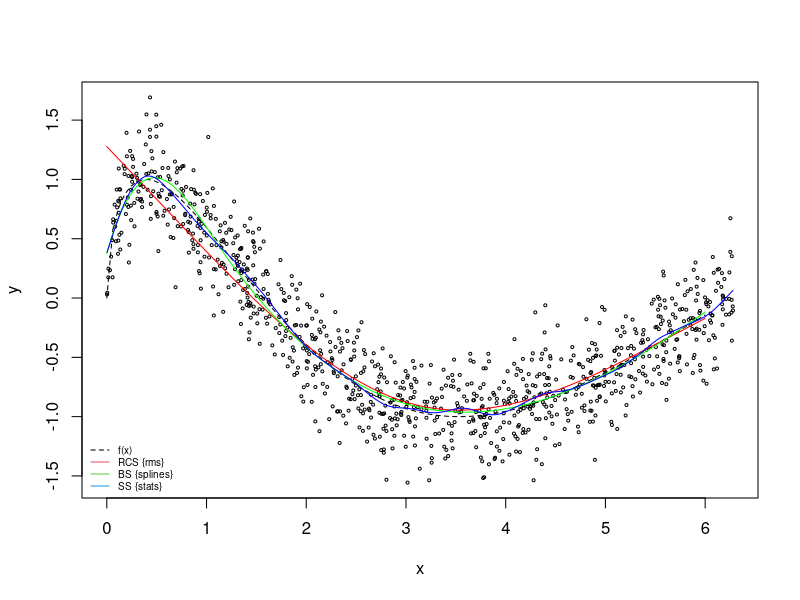

R code for this plot:
# Time-stamp: <2010-08-09 12:10:54 chl>

#
# Some illustrations of splines fitting.
#
# The example used throughout this script comes from
# Kooperberg & LeBlanc, Multivariate Nonparametric Regression,
# in _High-Dimensional Data Analysis in Cancer Research_
# (Ed. X. Li and R. Xu), Chapter 3, p. 45.
#

library(rms)
library(splines)
set.seed(101)
f <- function(x) sin(sqrt(2*pi*x))
n <- 1000
x <- runif(n, 0, 2*pi)
sigma <- rnorm(n, 0, 0.25)
y <- f(x) + sigma
plot(x, y, cex=.4)
curve(f, 0, 6, lty=2, add=TRUE)
# restricted cubic spline, 3 knots (2 Df)
lm0 <- lm(y~rcs(x,3))
lines(seq(0,6,length=1000), 
      predict(lm0,data.frame(x=seq(0,6,length=1000))),
      col="red")
# use B-spline and a single knot at x=1.13 (4 Df)
lm1 <- lm(y~bs(x, knots=1.13))
lines(seq(0,6,length=1000),
      predict(lm1,data.frame(x=seq(0,6,length=1000))), 
      col="green")
# cross-validated smoothed spline (approx. 20 Df)
xy.spl <- smooth.spline(x, y, cv=TRUE)
lines(xy.spl, col="blue")
legend("bottomleft", c("f(x)","RCS {rms}","BS {splines}","SS {stats}"), 
       col=1:4, lty=c(2,rep(1,3)),bty="n", cex=.6)
